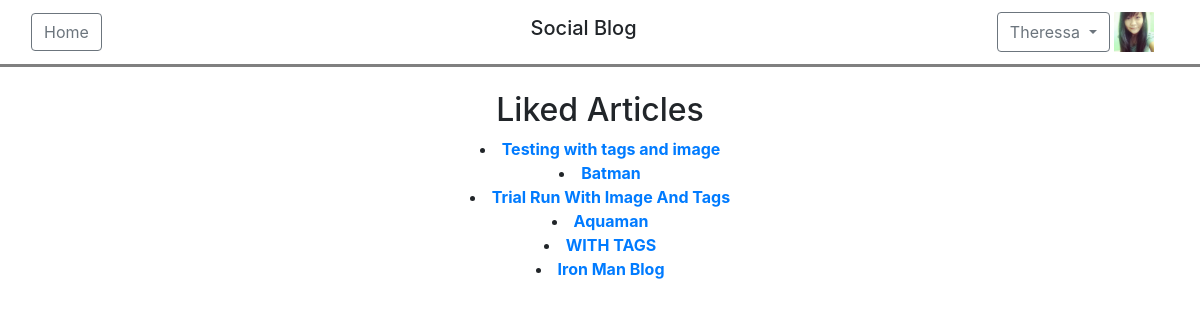
The page /article/liked (signed in) on the database its author committed.
### users/models.py (models this page shows, shortened)
class User(AbstractBaseUser, PermissionsMixin):
    email = models.EmailField(('email address'), unique=True)
    firstname = models.CharField(('first name'), max_length=30, blank=True)
    lastname = models.CharField(('last name'), max_length=30, blank=True)
    about_me = models.TextField(('about me'), blank=True)
    date_joined = models.DateTimeField(('date joined'), auto_now_add=True)
    is_active = models.BooleanField(('active'), default=True)
    is_staff = models.BooleanField(('staff'), default=False)
    is_superuser = models.BooleanField(('superuser'), default=False)
    avatar = models.ImageField(upload_to='avatars/', null=True, blank=True, default='avatars/default.png')
    objects = UserManager()
    USERNAME_FIELD = 'email'
    REQUIRED_FIELDS = []
    class Meta:
        verbose_name = ('user')
        verbose_name_plural = ('users')

### blog/models.py (models this page shows, shortened)
class ArticleLikes(models.Model):
    likebool = models.BooleanField()
    article = models.ForeignKey(Article, on_delete=models.CASCADE)
    owner = models.ForeignKey(settings.AUTH_USER_MODEL, on_delete=models.CASCADE)
    date_published = models.DateTimeField(auto_now_add = True)
    date_modified = models.DateTimeField(auto_now = True)

class Article(models.Model):
    title =  models.CharField(max_length = 200)
    description = models.TextField(null=True, blank=True)
    owner = models.ForeignKey(settings.AUTH_USER_MODEL, on_delete=models.CASCADE)
    date_published = models.DateTimeField(auto_now_add = True)
    date_modified = models.DateTimeField(auto_now = True)
    article_image = models.ImageField(upload_to='articleImage/', null=True, blank=True)
    is_featured = models.BooleanField(default=False)
    tags = TaggableManager(blank=True)

### blog/views.py (the view)
# urls.py: path('article/liked', views.view_liked, name = "viewliked"),
def view_liked(request):
    if request.user.is_authenticated:
        form = ArticleLikes.objects.filter(owner=request.user, likebool=True).order_by('-date_published')
        return render(request, 'blog/likedarticlesview.html', {'form': form})
    else:
        raise Http404("INVALID ACCESS")

### templates/blog/likedarticlesview.html (shortened to what this page needs)
{% extends 'base.html' %}
{% load widget_tweaks %}
{% load static %}
{% block switch %}
    <div class="btn-group">
        <button type="button" class="btn btn-outline-secondary dropdown-toggle" data-toggle="dropdown" aria-haspopup="true" aria-expanded="false">
            {% if request.user.firstname %}
                {{ request.user.firstname }}
            {% else %}
                {{ request.user.email }}
            {% endif %}
        </button>
    </div>
    <img src="{{ request.user.avatar.url }}" width="40" height="40"></img>
{% endblock%}
{% block content %}
    <div class="container-fluid">
        <div>
            <div class="container">
                <div align="center">
                    <h2>Liked Articles</h2>
                    {% if form %}
                        <div align="center">
                            {% for like in form %}
                                <li>
                                    <a href="{% url 'blog:articledetails' like.article.id%}" ><b>{{like.article.title}}</b></a>
                                </li>
                            {% endfor %}
                        </div>
                    {% endif %}
                </div>
            </div>
        </div>
    </div>
{% endblock %}

### rows shown on the page
User: user.firstname "Theressa", user.avatar (picture)
ArticleLikes: article "Testing with tags and image"
ArticleLikes: article "Batman"
ArticleLikes: article "Trial Run With Image And Tags"
ArticleLikes: article "Aquaman"
ArticleLikes: article "WITH TAGS"
ArticleLikes: article "Iron Man Blog"
